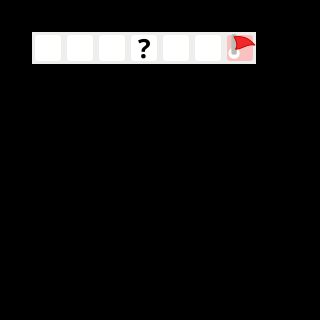

Rendered tile map (Tiled .tmx) drawn with the repository's tilesets; below, a short description and the full map source, tile grids included:
An orthogonal 10x10 tile map with 32x32 px tiles, 1 tile layer (Calque de Tuiles 1).

<map version="1.5" tiledversion="1.7.0" orientation="orthogonal" renderorder="right-down" width="10" height="10" tilewidth="32" tileheight="32" infinite="0" nextlayerid="4" nextobjectid="2">
 <editorsettings>
  <export target="lvl1.csv" format="csv" />
 </editorsettings>
 <tileset firstgid="1" source="vbot_tilemap.tsx" />
 <layer id="1" name="Calque de Tuiles 1" width="10" height="10">
  <data encoding="csv">
4,4,4,4,4,4,4,4,4,4,
4,1,1,1,5,1,1,2,4,4,
4,4,4,4,4,4,4,4,4,4,
4,4,4,4,4,4,4,4,4,4,
4,4,4,4,4,4,4,4,4,4,
4,4,4,4,4,4,4,4,4,4,
4,4,4,4,4,4,4,4,4,4,
4,4,4,4,4,4,4,4,4,4,
4,4,4,4,4,4,4,4,4,4,
4,4,4,4,4,4,4,4,4,4
</data>
 </layer>
</map>
